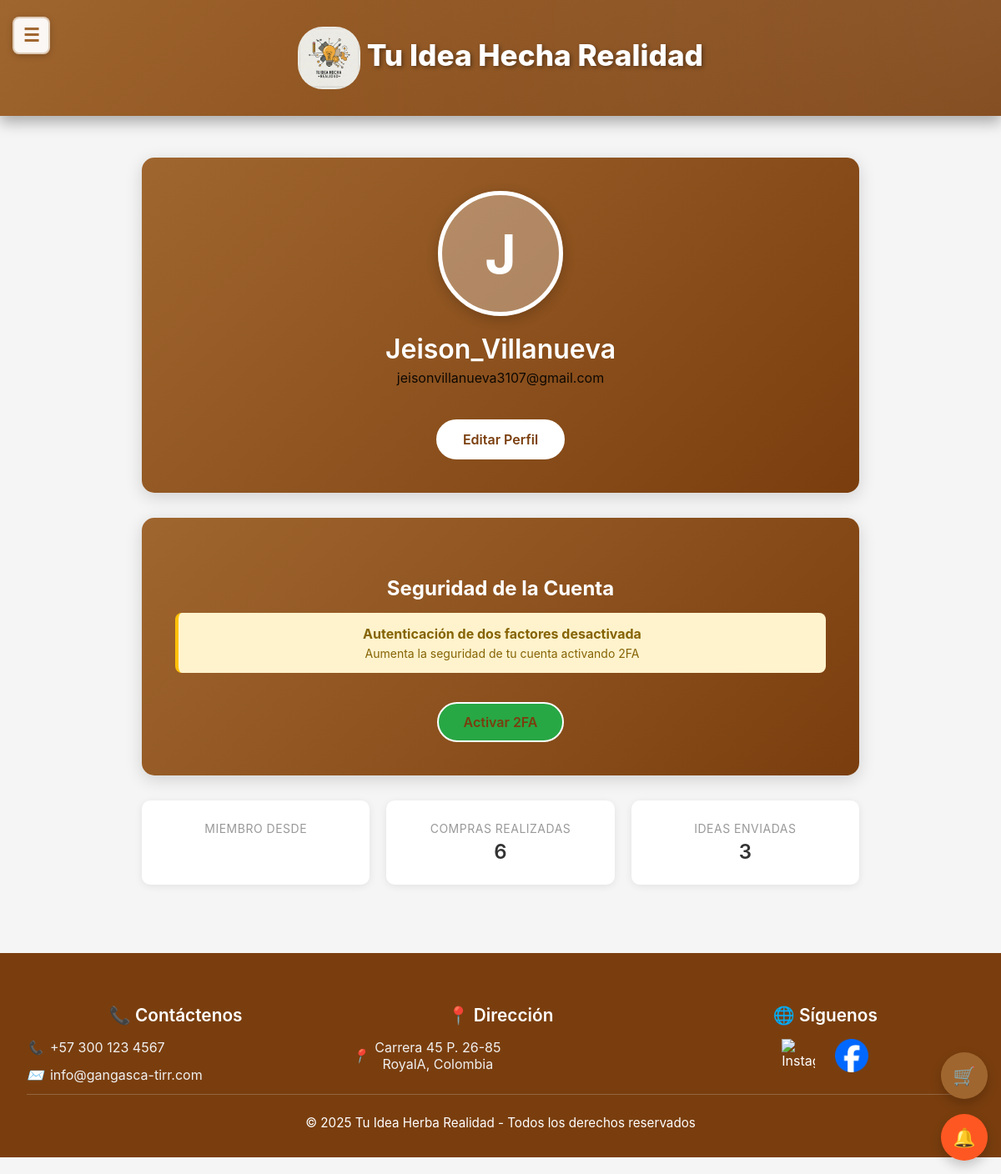
The app's page /perfilUsuario/ (signed in) with its own data.
### core/models.py (models this page shows, shortened)
class UserClientes(models.Model):
    usernameCliente = models.CharField(max_length=100, unique=True)
    passwordCliente = models.CharField(max_length=100)
    email = models.EmailField(max_length=100, blank=True)
    is_active = models.BooleanField(default=True)
    last_modified = models.DateTimeField(auto_now=True)
    status_changed_at = models.DateTimeField(null=True, blank=True)
    foto_perfil = models.ImageField(upload_to='uploads/perfiles/', blank=True, null=True)
    two_factor_enabled = models.BooleanField(default=False)
    two_factor_secret = models.CharField(max_length=32, blank=True, null=True)
    nombre_completo = models.CharField(max_length=200, blank=True, null=True)
    telefono = models.CharField(max_length=20, blank=True, null=True, validators=[RegexValidator(r'^\d{7,15}$', 'Ingrese un número de teléfono válido (solo números, 7-15 dígitos)')])
    direccion = models.CharField(max_length=300, blank=True, null=True)
    ciudad = models.CharField(max_length=100, blank=True, null=True)
    departamento = models.CharField(max_length=100, blank=True, null=True)
    codigo_postal = models.CharField(max_length=10, blank=True, null=True)

### core/views.py (the view)
# urls.py: path('perfilUsuario/', views.perfilUsuario_view, name='perfilUsuario'),
def perfilUsuario_view(request):
    username = request.session.get('usernameCliente')
    if not username:
        return redirect('login')
    try:
        usuario = UserClientes.objects.get(usernameCliente=username)
        context = {
            'usuario': usuario,
        }
        return render(request, 'core/perfilUsuario.html', context)
    except UserClientes.DoesNotExist:
        return redirect('login')

### core/context_processors.py (called while the page is built, shortened)
def idea_notifications(request):
    username_cliente = request.session.get('usernameCliente')
    username_empresa = request.session.get('usernameEmpresa')
    has_notif = False
    try:
        if username_cliente:
            has_notif = MensajeIdea.objects.filter(
                idea__autor=username_cliente,
                remitente_tipo='empresa',
                leido=False
            ).exists()
    except Exception as e:
        print(f"Error en idea_notifications: {str(e)}")
        has_notif = False
    return {
        'has_idea_notifications': has_notif
    }

### core/templates/core/perfilUsuario.html (shortened to what this page needs)
{% load static %}
<!DOCTYPE html>
<html lang="es">
<head>
  <link rel="stylesheet" href="{% static 'core/css/styles.css' %}">
  <link rel="stylesheet" href="{% static 'core/css/responsive.css' %}">
</head>
<body>
<div class="main-content-wrapper">
  <header>
    <button class="sidebar-toggle" onclick="toggleSidebar()">☰</button>
    <h1 class="div" style="text-align: center;">
      <img src="{% static 'core/img/Gemini_Generated_Image_tzay6utzay6utzay.jfif' %}" alt="Logo" width="75" height="75">
      Tu Idea Hecha Realidad
    </h1>
  </header>
  <section>
    <div class="perfil-container">
      <div class="perfil-header-card">
          <div class="perfil-foto-container">
              {% if usuario.foto_perfil %}
                  <img src="{{ usuario.foto_perfil.url }}" alt="Foto de perfil" class="perfil-foto">
              {% else %}
                  <div class="perfil-foto-placeholder">
                      {{ usuario.usernameCliente|first|upper }}
                  </div>
              {% endif %}
          </div>
          <h3 class="perfil-nombre" style="color: #ffffff;">{{ usuario.usernameCliente }}</h3>
          <p class="perfil-email">{{ usuario.email }}</p>
          <a href="{% url 'editar_perfil' %}" class="btn-editar-perfil">Editar Perfil</a>
      </div>
      <div class="perfil-header-card" style="margin-top: 20px;">
          <h3 style="color: #ffffff; margin-bottom: 15px;">Seguridad de la Cuenta</h3>
          {% if usuario.two_factor_enabled %}
              <div style="background: #d4edda; padding: 15px; border-radius: 8px; margin-bottom: 15px; border-left: 4px solid #28a745;">
                  <strong style="color: #155724;">Autenticación de dos factores activada</strong>
                  <p style="color: #155724; margin: 5px 0 0 0; font-size: 14px;">Tu cuenta está protegida con 2FA</p>
              </div>
              <form method="POST" action="{% url 'desactivar_2fa' %}" style="display: inline;" onsubmit="return confirm('¿Estás seguro de que deseas desactivar la autenticación de dos factores? Esto reducirá la seguridad de tu cuenta.');">
                  {% csrf_token %}
                  <input type="hidden" name="passwordCliente" id="password-desactivar">
                  <button type="button" class="btn-editar-perfil" style="background: #dc3545;" onclick="desactivar2FA()">
                      Desactivar 2FA
                  </button>
              </form>
          {% else %}
              <div style="background: #fff3cd; padding: 15px; border-radius: 8px; margin-bottom: 15px; border-left: 4px solid #ffc107;">
                  <strong style="color: #856404;">Autenticación de dos factores desactivada</strong>
                  <p style="color: #856404; margin: 5px 0 0 0; font-size: 14px;">Aumenta la seguridad de tu cuenta activando 2FA</p>
              </div>
              <a href="{% url 'activar_2fa' %}" class="btn-editar-perfil" style="background: #28a745;">
                  Activar 2FA
              </a>
          {% endif %}
      </div>
      <div class="info-cards">
          <div class="info-card">
              <div class="info-card-title">Miembro desde</div>
          </div>
          <div class="info-card">
              <div class="info-card-title">Compras realizadas</div>
              <div class="info-card-value">6</div>
          </div>
          <div class="info-card">
              <div class="info-card-title">Ideas enviadas</div>
              <div class="info-card-value">3</div>
          </div>
      </div>
    </div>
  </section>
  <footer>
    <div class="footer-content">
        <div class="footer-section">
            <h3 class="footer-title">📞 Contáctenos</h3>
            <div class="footer-info">
                <i>📞</i>
                <span>+57 300 123 4567</span>
            </div>
            <div class="footer-info">
                <i>✉️</i>
                <span>info@gangasca-tirr.com</span>
            </div>
        </div>
        <div class="footer-section">
            <h3 class="footer-title">📍 Dirección</h3>
            <div class="footer-info">
                <i>📍</i>
                <span>Carrera 45 P. 26-85<br>RoyalA, Colombia</span>
            </div>
        </div>
        <div class="footer-section">
            <h3 class="footer-title">🌐 Síguenos</h3>
            <div class="footer-social">
                <a href="https://www.instagram.com/tu_idea_hecha_realidad?igsh=Y3ByM2lyZGcwNHVy" class="social-icon-img" aria-label="Instagram">
                        <img src="{% static 'core/img/Instagram.webp' %}" alt="Instagram" class="social-logo" width="40" height="40">
                    </a>
                    <a href="https://www.facebook.com/share/1ACEVZbZHV/" class="social-icon-img" aria-label="Facebook">
                        <img src="{% static 'core/img/Facebook.png' %}" alt="Facebook" class="social-logo" width="40" height="40">
                    </a>
            </div>
        </div>
    </div>
    <div class="footer-bottom">
        <p>© 2025 Tu Idea Herba Realidad - Todos los derechos reservados</p>
    </div>
  </footer>
</div>
{% include 'core/floating_buttons.html' %}
{% include 'core/modal_notificaciones.html' %}
</body>
</html>

### core/static/core/css/responsive.css (style rules this page uses)
html { overflow-x: hidden; width: 100%; max-width: 100vw; }
body { overflow-x: hidden; width: 100%; max-width: 100vw; margin: 0; padding: 0; }
* { box-sizing: border-box; }
.sidebar-toggle { display: flex !important; position: fixed !important; top: 20px !important; left: 15px !important; z-index: 10003 !important; background: rgba(255, 255, 255, 0.95); color: #A0662F; border: 2px solid rgba(160, 102, 47, 0.3); width: 45px; height: 45px; border-radius: 8px; cursor: pointer; box-shadow: 0 2px 8px rgba(0, 0, 0, 0.2); transition: all 0.3s ease; font-size: 22px; align-items: center; justify-content: center; font-weight: bold; }
@media screen and (min-width: 1025px) and (max-width: 1366px) { .sidebar-toggle { display: flex !important; position: fixed !important; top: 20px !important; left: 15px !important; z-index: 10003 !important; align-items: center; justify-content: center; } }
@media screen and (min-width: 1025px) and (max-width: 1366px) { .main-content-wrapper { margin-left: 0 !important; width: 100% !important; padding: 0 20px 20px 20px; } }
@media screen and (min-width: 1025px) and (max-width: 1366px) { header h1 { font-size: 2.2rem; } }
@media screen and (min-width: 1025px) and (max-width: 1366px) { .footer-content { flex-direction: row; flex-wrap: wrap; gap: 2rem; } }
@media screen and (min-width: 1025px) and (max-width: 1366px) { .footer-section { flex: 1 1 30%; min-width: 200px; } }

### records on screen
UserClientes: usernameCliente|first "J", usernameCliente "Jeison_Villanueva", email "jeisonvillanueva3107@gmail.com"
